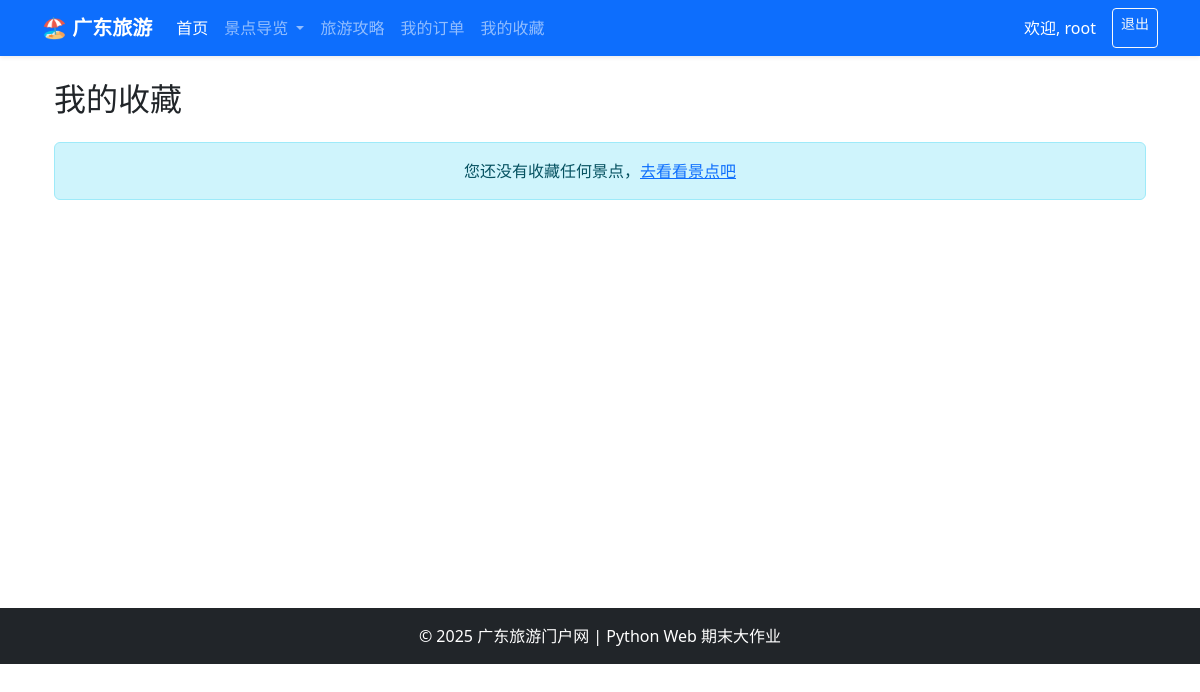
The page /favoritesApp/my_favorites/ (signed in) on the database as committed earlier.
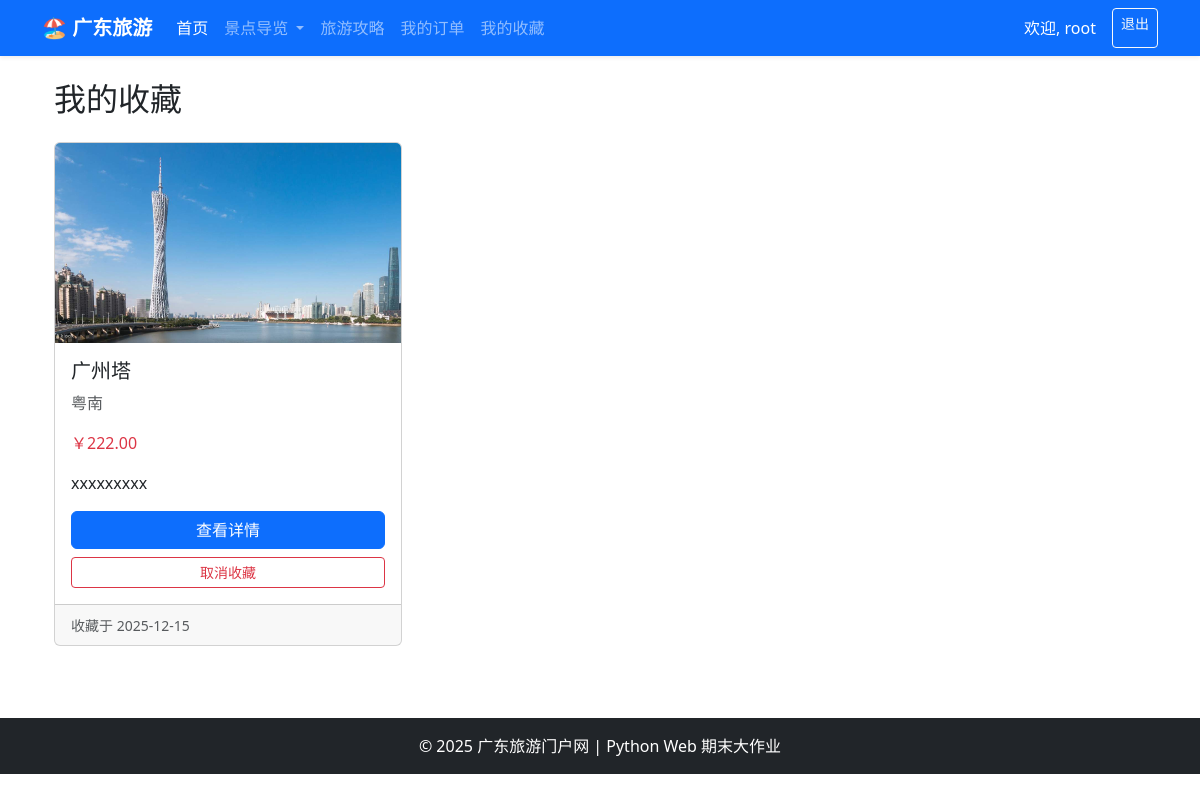
The same page on the database as committed later.
### favoritesApp/models.py (models this page shows, shortened)
class Favorite(models.Model):
    user = models.ForeignKey(User, on_delete=models.CASCADE, verbose_name="用户")
    attraction = models.ForeignKey(Attraction, on_delete=models.CASCADE, verbose_name="景点")
    created_at = models.DateTimeField(auto_now_add=True, verbose_name="收藏时间")
    class Meta:
        unique_together = ('user', 'attraction')  # 确保用户不能重复收藏同一个景点
        verbose_name = "收藏"
        verbose_name_plural = "收藏"

### attractionsApp/models.py (models this page shows, shortened)
class Attraction(models.Model):
    REGION_CHOICES = (
        ('yue_bei', '粤北'),
        ('yue_xi', '粤西'),
        ('yue_nan', '粤南'),
        ('yue_dong', '粤东'),
        ('gang_ao', '港澳'),
    )
    CITY_CHOICES = (
        ('guangzhou', '广州'),
        ('shenzhen', '深圳'),
        ('foshan', '佛山'),
        ('dongguan', '东莞'),
        ('zhuhai', '珠海'),
        ('zhongshan', '中山'),
        ('jiangmen', '江门'),
        ('huizhou', '惠州'),
        ('zhaoqing', '肇庆'),
        ('shantou', '汕头'),
        ('chaozhou', '潮州'),
        ('other', '其他'),
    )
    TYPE_CHOICES = (
        ('natural', '自然'),
        ('cultural', '人文'),
        ('mixed', '综合'),
    )
    name = models.CharField(max_length=100, verbose_name="景点名称")
    region = models.CharField(max_length=20, choices=REGION_CHOICES, verbose_name="所属区域")
    city = models.CharField(max_length=20, choices=CITY_CHOICES, verbose_name="所属城市", default='guangzhou')
    attraction_type = models.CharField(max_length=20, choices=TYPE_CHOICES, verbose_name="景点类型", default='mixed')
    description = models.TextField(verbose_name="景点介绍")
    price = models.DecimalField(max_digits=7, decimal_places=2, verbose_name="门票价格")
    image = models.ImageField(upload_to='attractions/', verbose_name="封面图")
    opening_hours = models.CharField(max_length=200, verbose_name="开放时间", default="09:00-18:00")
    map_image = models.ImageField(upload_to='attractions/maps/', verbose_name="地图位置图", null=True, blank=True)
    view_count = models.PositiveIntegerField(default=0, verbose_name="浏览量")
    like_count = models.PositiveIntegerField(default=0, verbose_name="点赞数")
    created_at = models.DateTimeField(auto_now_add=True, verbose_name="创建时间")
    updated_at = models.DateTimeField(auto_now=True, verbose_name="更新时间")
    class Meta:
        ordering = ['-created_at']
        verbose_name = "景点"
        verbose_name_plural = "景点"

### favoritesApp/views.py (the view)
# urls.py: path('my_favorites/', views.my_favorites, name='my_favorites'),  # 我的收藏
@login_required
def my_favorites(request):
    favorites = Favorite.objects.filter(user=request.user).order_by('-created_at')
    return render(request, 'favorites/list.html', {'favorites': favorites})

### templates/favorites/list.html (shortened to what this page needs)
{% extends 'base.html' %}
{% block content %}
<div class="container mt-4">
    <h2 class="mb-4">我的收藏</h2>
    {% if favorites %}
        <div class="row">
            {% for favorite in favorites %}
            <div class="col-md-4 mb-4">
                <div class="card h-100">
                    {% if favorite.attraction.image %}
                        <img src="{{ favorite.attraction.image.url }}" class="card-img-top" alt="{{ favorite.attraction.name }}" style="height: 200px; object-fit: cover;">
                    {% else %}
                        <div class="text-center p-5 bg-light">暂无图片</div>
                    {% endif %}
                    <div class="card-body">
                        <h5 class="card-title">{{ favorite.attraction.name }}</h5>
                        <p class="text-muted">{{ favorite.attraction.get_region_display }}</p>
                        <p class="card-text text-danger">￥{{ favorite.attraction.price }}</p>
                        <p class="card-text">{{ favorite.attraction.description|truncatechars:50 }}</p>
                        <div class="d-grid gap-2">
                            <a href="{% url 'attractionsApp:attraction_detail' favorite.attraction.id %}" class="btn btn-primary">查看详情</a>
                            <a href="{% url 'favoritesApp:toggle_favorite' favorite.attraction.id %}" class="btn btn-outline-danger btn-sm">取消收藏</a>
                        </div>
                    </div>
                    <div class="card-footer text-muted">
                        <small>收藏于 {{ favorite.created_at|date:"Y-m-d" }}</small>
                    </div>
                </div>
            </div>
            {% endfor %}
        </div>
    {% else %}
        <div class="alert alert-info text-center">
            <p class="mb-0">您还没有收藏任何景点，<a href="{% url 'attractionsApp:attraction_list' %}">去看看景点吧</a></p>
        </div>
    {% endif %}
</div>
{% endblock %}

Rows that differ between the two databases and show on the page:
added Favorite: attraction.image (picture), attraction.name "广州塔", attraction.region "粤南", attraction.price "222.00", attraction.description "xxxxxxxxx", created_at "2025-12-15"
Other text that changed with them:
text no longer shown: "您还没有收藏任何景点， 去看看景点吧"
